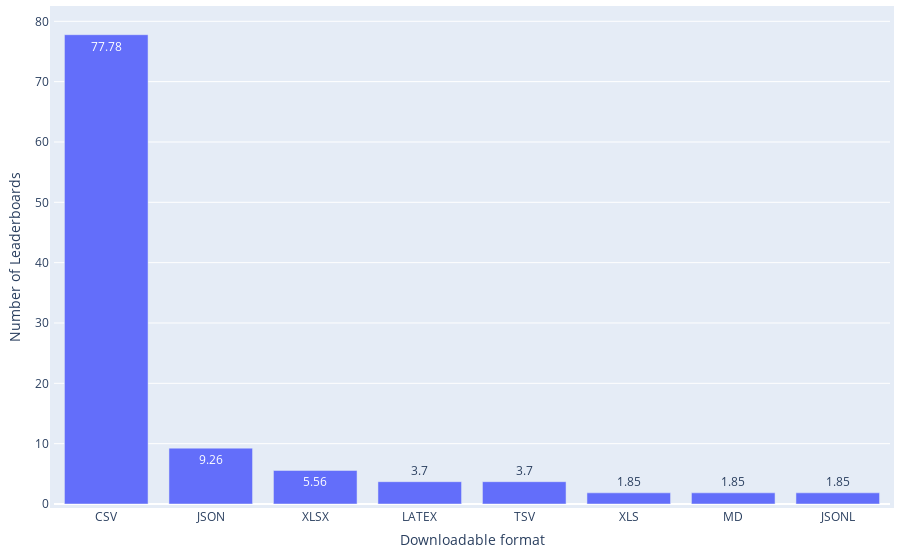

Notebook source saved alongside this figure:
### Code cell
df = pd.read_csv(path_meta / 'leaderboard_processed.csv')
df['Downloadable format'] = df['Downloadable format'].apply(ast.literal_eval)
print(f"{round(len(df[df['Downloadable format'].map(len) > 0])/len(df)*100,2)}% ({len(df[df['Downloadable format'].map(len) > 0])} out of {len(df)}) leaderboard systems provide downloadable format of the leaderboards.")

df = df[df['Downloadable format'].map(len) > 0]
df_split = df.explode('Downloadable format')['Downloadable format'].value_counts().reset_index(name='Frequency')
print(f"{df_split['Downloadable format'].iloc[0]} is the most popular storage format of leaderboards, accounting for {round(df_split['Frequency'].iloc[0]/len(df)*100,2)}% ({df_split['Frequency'].iloc[0]} out of {len(df)}) downloadable leaderboard systems.")
df_split['Weight'] = 1

statistics = {
    'Distribution': 'Leaderboard Systems across Downloadable Formats',
    'Mean': np.mean(df_split['Frequency']),
    'Median': np.median(df_split['Frequency']),
    'IQR': df_split['Frequency'].quantile(0.75) - df_split['Frequency'].quantile(0.25),
    'Gini Coefficient': ineqpy.inequality.gini(data=df_split, income='Frequency', weights='Weight'),
}
df_statistics = pd.read_csv(path_meta / 'leaderboard_statistics.csv')
df_statistics = pd.concat([df_statistics, pd.DataFrame([statistics])], ignore_index=True)
df_statistics.drop_duplicates(subset=['Distribution'], keep='last', inplace=True)
df_statistics.sort_values(by='Distribution', inplace=True)
df_statistics.to_csv(path_meta / 'leaderboard_statistics.csv', index=False)

df_split['Ratio'] = round(df_split['Frequency'] / len(df) * 100, 2)

fig = px.bar(
    x=df_split['Downloadable format'],
    y=df_split['Ratio'],
    text_auto=True,
    labels={'x': 'Downloadable format', 'y': 'Number of Leaderboards'},
)
# Update the layout for a tighter look
fig.update_layout(
    autosize=True,
    margin=dict(
        l=10,  # Left margin
        r=10,  # Right margin
        b=10,  # Bottom margin
        t=10,  # Top margin
        pad=4  # Padding between the plot and the margin
    )
)
fig.show()

### Figure 1 — Plotly figure (JSON) as saved in the notebook; plotly's stock layout.template omitted (floating-point values rounded to 4 significant figures)
{"data": [{"alignmentgroup": "True", "hovertemplate": "Downloadable format=%{x}<br>Number of Leaderboards=%{y}<extra></extra>", "legendgroup": "", "marker": {"color": "#636efa", "pattern": {"shape": ""}}, "name": "", "offsetgroup": "", "orientation": "v", "showlegend": false, "textposition": "auto", "texttemplate": "%{y}", "type": "bar", "x": ["CSV", "JSON", "XLSX", "LATEX", "TSV", "XLS", "MD", "JSONL"], "xaxis": "x", "y": [77.78, 9.26, 5.56, 3.7, 3.7, 1.85, 1.85, 1.85], "yaxis": "y"}], "layout": {"autosize": true, "barmode": "relative", "legend": {"tracegroupgap": 0}, "margin": {"b": 10, "l": 10, "pad": 4, "r": 10, "t": 10}, "xaxis": {"anchor": "y", "domain": [0, 1], "title": {"text": "Downloadable format"}}, "yaxis": {"anchor": "x", "domain": [0, 1], "title": {"text": "Number of Leaderboards"}}}}
